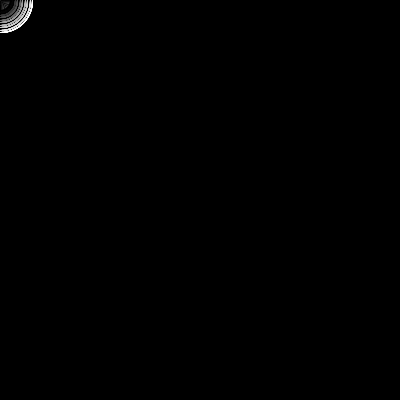
Frame 1 (no input)
Frame 60 (the mouse pressed at the canvas centre just before this capture): identical to frame 1, image omitted
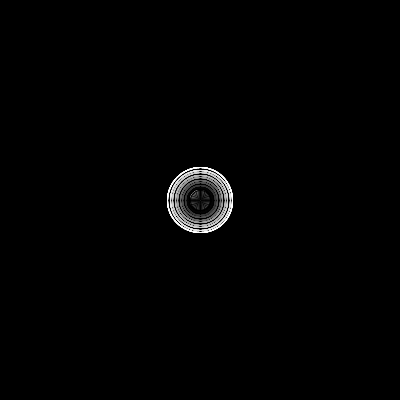
Frame 120 (the mouse held since frame 60 and released just before this capture)

The Processing sketch that drew these frames (run headless with seeded random() and noise(); from frame 60 on, the mouse is pressed at the canvas centre):

// Processing sketch: processing_125777
// ── processing_125777.pde

int[] xPosition = new int[10];
int[] yPosition = new int[10];
float x = random(1, 100);



void setup() {
  size(400, 400);
}

void draw() {
  noStroke();
  frameRate(30);
  background(0);
  for (int i=0; i<xPosition.length; i++) {
    fill(random(1, 255));
    
         
         fill(255);
        ellipse(xPosition[0], yPosition[0], 20, 20);
        fill(230);
        ellipse(xPosition[1], yPosition[1], 18, 18);
        fill(205);
        ellipse(xPosition[2], yPosition[2], 16, 16);
        fill(180);
        ellipse(xPosition[3], yPosition[3], 14, 14);
        fill(155);
        ellipse(xPosition[4], yPosition[4], 12, 12);
        fill(130);
        ellipse(xPosition[5], yPosition[5], 10, 10);
        fill(105);
        ellipse(xPosition[6], yPosition[6], 8, 8);
        fill(80);
        ellipse(xPosition[7], yPosition[6], 6, 6);
        fill(55);
        ellipse(xPosition[8], yPosition[8], 4, 4);
        fill(30);
        ellipse(xPosition[9], yPosition[9], 2, 2);
        
       
        
        noFill();
        strokeWeight(1);
        stroke(255);
        ellipse(xPosition[0], yPosition[0], 65, 65);
        stroke(230);
        ellipse(xPosition[1], yPosition[1], 60, 60);
        stroke(205);
        ellipse(xPosition[2], yPosition[2], 55, 55);
        stroke(180);
        ellipse(xPosition[3], yPosition[3], 50, 50);
        stroke(155);
        ellipse(xPosition[4], yPosition[4], 45, 45);
        stroke(105);
        ellipse(xPosition[5], yPosition[5], 40, 40);
        stroke(80);
        ellipse(xPosition[6], yPosition[6], 35, 35);
        stroke(55);
        ellipse(xPosition[7], yPosition[7], 30, 30);
        stroke(5);
        ellipse(xPosition[8], yPosition[8], 25, 25);
        stroke(0);
        ellipse(xPosition[9], yPosition[9], 20, 20);
  }

  for (int i=xPosition.length-1; i>0; i--) {
    xPosition[i] = xPosition[i-1];
    yPosition[i] = yPosition[i-1];
  }
  
  xPosition[0] = mouseX;
  yPosition[0] = mouseY;
}
